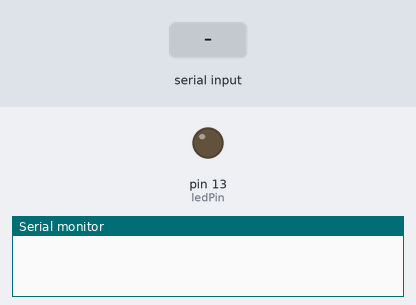
The sketch below on a simulated Arduino Uno, built with avr-gcc and run on an emulated ATmega328P. Shown: output pins drawn as LEDs (lit = HIGH), the last lines printed to the serial monitor. Inputs (shaded band) come from the test bench.

Above: at 1.2 s.
1.3 s: "1" received over Serial
At 2.2 s:
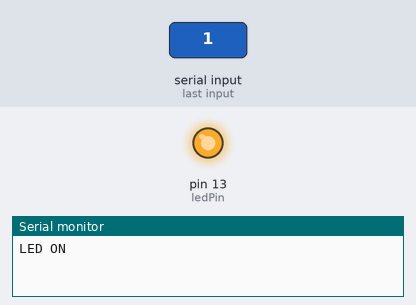
2.8 s: "0" received over Serial
At 3.4 s:
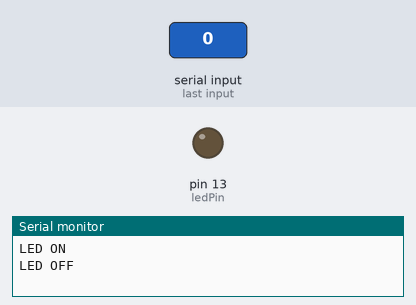
Timing chart, 0 to 5.8 s (numbered marks = the images above; inputs shaded):
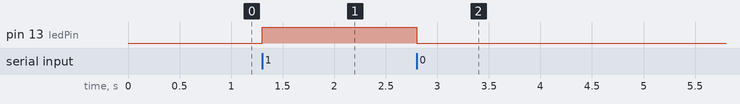

The sketch:

traffic_arduino.ino
```cpp
int ledPin = 13;

void setup() {
  pinMode(ledPin, OUTPUT);
  Serial.begin(9600);
}

void loop() {
  if (Serial.available() > 0) {
    char command = Serial.read();
    if (command == '1') { // main.py에서의 시리얼 통신
      digitalWrite(ledPin, HIGH); //LED를 킴.
      Serial.println("LED ON");
    } else if (command == '0') {
      digitalWrite(ledPin, LOW); // LED를 끔.
      Serial.println("LED OFF");
    }
  }
}
```

Measured:
- after the input at 1.3 s, pin 13 (ledPin): LOW → HIGH at once
- after the input at 2.8 s, pin 13 (ledPin): HIGH → LOW at once
